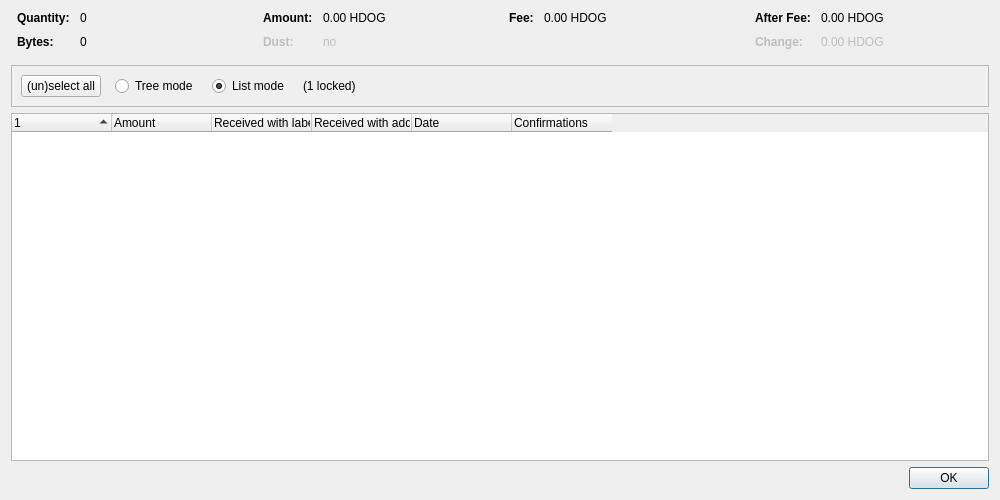
<?xml version="1.0" encoding="UTF-8"?>
<ui version="4.0">
 <class>CoinControlDialog</class>
 <widget class="QDialog" name="CoinControlDialog">
  <property name="geometry">
   <rect>
    <x>0</x>
    <y>0</y>
    <width>1000</width>
    <height>500</height>
   </rect>
  </property>
  <property name="windowTitle">
   <string>Coin Selection</string>
  </property>
  <layout class="QVBoxLayout" name="verticalLayout">
   <item>
    <layout class="QHBoxLayout" name="horizontalLayoutTop" stretch="0,0,0,0">
     <property name="topMargin">
      <number>0</number>
     </property>
     <property name="bottomMargin">
      <number>10</number>
     </property>
     <item>
      <layout class="QFormLayout" name="formLayoutCoinControl1">
       <property name="horizontalSpacing">
        <number>10</number>
       </property>
       <property name="verticalSpacing">
        <number>10</number>
       </property>
       <property name="leftMargin">
        <number>6</number>
       </property>
       <property name="rightMargin">
        <number>6</number>
       </property>
       <item row="0" column="0">
        <widget class="QLabel" name="labelCoinControlQuantityText">
         <property name="font">
          <font>
           <weight>75</weight>
           <bold>true</bold>
          </font>
         </property>
         <property name="text">
          <string>Quantity:</string>
         </property>
        </widget>
       </item>
       <item row="0" column="1">
        <widget class="QLabel" name="labelCoinControlQuantity">
         <property name="cursor">
          <cursorShape>IBeamCursor</cursorShape>
         </property>
         <property name="contextMenuPolicy">
          <enum>Qt::ActionsContextMenu</enum>
         </property>
         <property name="text">
          <string notr="true">0</string>
         </property>
         <property name="textInteractionFlags">
          <set>Qt::LinksAccessibleByMouse|Qt::TextSelectableByKeyboard|Qt::TextSelectableByMouse</set>
         </property>
        </widget>
       </item>
       <item row="1" column="0">
        <widget class="QLabel" name="labelCoinControlBytesText">
         <property name="font">
          <font>
           <weight>75</weight>
           <bold>true</bold>
          </font>
         </property>
         <property name="text">
          <string>Bytes:</string>
         </property>
        </widget>
       </item>
       <item row="1" column="1">
        <widget class="QLabel" name="labelCoinControlBytes">
         <property name="cursor">
          <cursorShape>IBeamCursor</cursorShape>
         </property>
         <property name="contextMenuPolicy">
          <enum>Qt::ActionsContextMenu</enum>
         </property>
         <property name="text">
          <string notr="true">0</string>
         </property>
         <property name="textInteractionFlags">
          <set>Qt::LinksAccessibleByMouse|Qt::TextSelectableByKeyboard|Qt::TextSelectableByMouse</set>
         </property>
        </widget>
       </item>
      </layout>
     </item>
     <item>
      <layout class="QFormLayout" name="formLayoutCoinControl2">
       <property name="horizontalSpacing">
        <number>10</number>
       </property>
       <property name="verticalSpacing">
        <number>10</number>
       </property>
       <property name="leftMargin">
        <number>6</number>
       </property>
       <property name="rightMargin">
        <number>6</number>
       </property>
       <item row="0" column="0">
        <widget class="QLabel" name="labelCoinControlAmountText">
         <property name="font">
          <font>
           <weight>75</weight>
           <bold>true</bold>
          </font>
         </property>
         <property name="text">
          <string>Amount:</string>
         </property>
        </widget>
       </item>
       <item row="0" column="1">
        <widget class="QLabel" name="labelCoinControlAmount">
         <property name="cursor">
          <cursorShape>IBeamCursor</cursorShape>
         </property>
         <property name="contextMenuPolicy">
          <enum>Qt::ActionsContextMenu</enum>
         </property>
         <property name="text">
          <string notr="true">0.00 HDOG</string>
         </property>
         <property name="textInteractionFlags">
          <set>Qt::LinksAccessibleByMouse|Qt::TextSelectableByKeyboard|Qt::TextSelectableByMouse</set>
         </property>
        </widget>
       </item>
       <item row="1" column="0">
        <widget class="QLabel" name="labelCoinControlLowOutputText">
         <property name="enabled">
          <bool>false</bool>
         </property>
         <property name="font">
          <font>
           <weight>75</weight>
           <bold>true</bold>
          </font>
         </property>
         <property name="text">
          <string>Dust:</string>
         </property>
        </widget>
       </item>
       <item row="1" column="1">
        <widget class="QLabel" name="labelCoinControlLowOutput">
         <property name="enabled">
          <bool>false</bool>
         </property>
         <property name="cursor">
          <cursorShape>IBeamCursor</cursorShape>
         </property>
         <property name="contextMenuPolicy">
          <enum>Qt::ActionsContextMenu</enum>
         </property>
         <property name="text">
          <string notr="true">no</string>
         </property>
         <property name="textInteractionFlags">
          <set>Qt::LinksAccessibleByMouse|Qt::TextSelectableByKeyboard|Qt::TextSelectableByMouse</set>
         </property>
        </widget>
       </item>
      </layout>
     </item>
     <item>
      <layout class="QFormLayout" name="formLayoutCoinControl3">
       <property name="horizontalSpacing">
        <number>10</number>
       </property>
       <property name="verticalSpacing">
        <number>10</number>
       </property>
       <property name="leftMargin">
        <number>6</number>
       </property>
       <property name="rightMargin">
        <number>6</number>
       </property>
       <item row="0" column="0">
        <widget class="QLabel" name="labelCoinControlFeeText">
         <property name="font">
          <font>
           <weight>75</weight>
           <bold>true</bold>
          </font>
         </property>
         <property name="text">
          <string>Fee:</string>
         </property>
        </widget>
       </item>
       <item row="0" column="1">
        <widget class="QLabel" name="labelCoinControlFee">
         <property name="cursor">
          <cursorShape>IBeamCursor</cursorShape>
         </property>
         <property name="contextMenuPolicy">
          <enum>Qt::ActionsContextMenu</enum>
         </property>
         <property name="text">
          <string notr="true">0.00 HDOG</string>
         </property>
         <property name="textInteractionFlags">
          <set>Qt::LinksAccessibleByMouse|Qt::TextSelectableByKeyboard|Qt::TextSelectableByMouse</set>
         </property>
        </widget>
       </item>
      </layout>
     </item>
     <item>
      <layout class="QFormLayout" name="formLayoutCoinControl4">
       <property name="horizontalSpacing">
        <number>10</number>
       </property>
       <property name="verticalSpacing">
        <number>10</number>
       </property>
       <property name="leftMargin">
        <number>6</number>
       </property>
       <property name="rightMargin">
        <number>6</number>
       </property>
       <item row="0" column="0">
        <widget class="QLabel" name="labelCoinControlAfterFeeText">
         <property name="font">
          <font>
           <weight>75</weight>
           <bold>true</bold>
          </font>
         </property>
         <property name="text">
          <string>After Fee:</string>
         </property>
        </widget>
       </item>
       <item row="0" column="1">
        <widget class="QLabel" name="labelCoinControlAfterFee">
         <property name="cursor">
          <cursorShape>IBeamCursor</cursorShape>
         </property>
         <property name="contextMenuPolicy">
          <enum>Qt::ActionsContextMenu</enum>
         </property>
         <property name="text">
          <string notr="true">0.00 HDOG</string>
         </property>
         <property name="textInteractionFlags">
          <set>Qt::LinksAccessibleByMouse|Qt::TextSelectableByKeyboard|Qt::TextSelectableByMouse</set>
         </property>
        </widget>
       </item>
       <item row="1" column="0">
        <widget class="QLabel" name="labelCoinControlChangeText">
         <property name="enabled">
          <bool>false</bool>
         </property>
         <property name="font">
          <font>
           <weight>75</weight>
           <bold>true</bold>
          </font>
         </property>
         <property name="text">
          <string>Change:</string>
         </property>
        </widget>
       </item>
       <item row="1" column="1">
        <widget class="QLabel" name="labelCoinControlChange">
         <property name="enabled">
          <bool>false</bool>
         </property>
         <property name="cursor">
          <cursorShape>IBeamCursor</cursorShape>
         </property>
         <property name="contextMenuPolicy">
          <enum>Qt::ActionsContextMenu</enum>
         </property>
         <property name="text">
          <string notr="true">0.00 HDOG</string>
         </property>
         <property name="textInteractionFlags">
          <set>Qt::LinksAccessibleByMouse|Qt::TextSelectableByKeyboard|Qt::TextSelectableByMouse</set>
         </property>
        </widget>
       </item>
      </layout>
     </item>
    </layout>
   </item>
   <item>
    <widget class="QFrame" name="frame">
     <property name="minimumSize">
      <size>
       <width>0</width>
       <height>40</height>
      </size>
     </property>
     <property name="frameShape">
      <enum>QFrame::StyledPanel</enum>
     </property>
     <property name="frameShadow">
      <enum>QFrame::Sunken</enum>
     </property>
     <layout class="QHBoxLayout" name="horizontalLayout">
      <item>
       <layout class="QHBoxLayout" name="horizontalLayoutPanel" stretch="0,0,0,0,0">
        <property name="spacing">
         <number>14</number>
        </property>
        <item>
         <widget class="QPushButton" name="pushButtonSelectAll">
          <property name="sizePolicy">
           <sizepolicy hsizetype="Maximum" vsizetype="Fixed">
            <horstretch>0</horstretch>
            <verstretch>0</verstretch>
           </sizepolicy>
          </property>
          <property name="text">
           <string>(un)select all</string>
          </property>
          <property name="autoDefault">
           <bool>false</bool>
          </property>
         </widget>
        </item>
        <item>
         <widget class="QRadioButton" name="radioTreeMode">
          <property name="sizePolicy">
           <sizepolicy hsizetype="Maximum" vsizetype="Fixed">
            <horstretch>0</horstretch>
            <verstretch>0</verstretch>
           </sizepolicy>
          </property>
          <property name="text">
           <string>Tree mode</string>
          </property>
         </widget>
        </item>
        <item>
         <widget class="QRadioButton" name="radioListMode">
          <property name="sizePolicy">
           <sizepolicy hsizetype="Maximum" vsizetype="Fixed">
            <horstretch>0</horstretch>
            <verstretch>0</verstretch>
           </sizepolicy>
          </property>
          <property name="text">
           <string>List mode</string>
          </property>
          <property name="checked">
           <bool>true</bool>
          </property>
         </widget>
        </item>
        <item>
         <widget class="QLabel" name="labelLocked">
          <property name="text">
           <string notr="true">(1 locked)</string>
          </property>
         </widget>
        </item>
        <item>
         <spacer name="horizontalSpacer">
          <property name="orientation">
           <enum>Qt::Horizontal</enum>
          </property>
          <property name="sizeHint" stdset="0">
           <size>
            <width>40</width>
            <height>20</height>
           </size>
          </property>
         </spacer>
        </item>
       </layout>
      </item>
     </layout>
    </widget>
   </item>
   <item>
    <widget class="CoinControlTreeWidget" name="treeWidget">
     <property name="contextMenuPolicy">
      <enum>Qt::CustomContextMenu</enum>
     </property>
     <property name="sortingEnabled">
      <bool>false</bool>
     </property>
     <property name="columnCount">
      <number>6</number>
     </property>
     <attribute name="headerShowSortIndicator" stdset="0">
      <bool>true</bool>
     </attribute>
     <attribute name="headerStretchLastSection">
      <bool>false</bool>
     </attribute>
     <column>
      <property name="text">
       <string/>
      </property>
     </column>
     <column>
      <property name="text">
       <string>Amount</string>
      </property>
     </column>
     <column>
      <property name="text">
       <string>Received with label</string>
      </property>
     </column>
     <column>
      <property name="text">
       <string>Received with address</string>
      </property>
     </column>
     <column>
      <property name="text">
       <string>Date</string>
      </property>
     </column>
     <column>
      <property name="text">
       <string>Confirmations</string>
      </property>
      <property name="toolTip">
       <string>Confirmed</string>
      </property>
     </column>
     <column>
      <property name="text">
       <string/>
      </property>
     </column>
     <column>
      <property name="text">
       <string/>
      </property>
     </column>
     <column>
      <property name="text">
       <string/>
      </property>
     </column>
     <column>
      <property name="text">
       <string/>
      </property>
     </column>
    </widget>
   </item>
   <item>
    <widget class="QDialogButtonBox" name="buttonBox">
     <property name="orientation">
      <enum>Qt::Horizontal</enum>
     </property>
     <property name="standardButtons">
      <set>QDialogButtonBox::Ok</set>
     </property>
    </widget>
   </item>
  </layout>
 </widget>
 <customwidgets>
  <customwidget>
   <class>CoinControlTreeWidget</class>
   <extends>QTreeWidget</extends>
   <header>qt/coincontroltreewidget.h</header>
  </customwidget>
 </customwidgets>
 <resources/>
 <connections/>
</ui>
